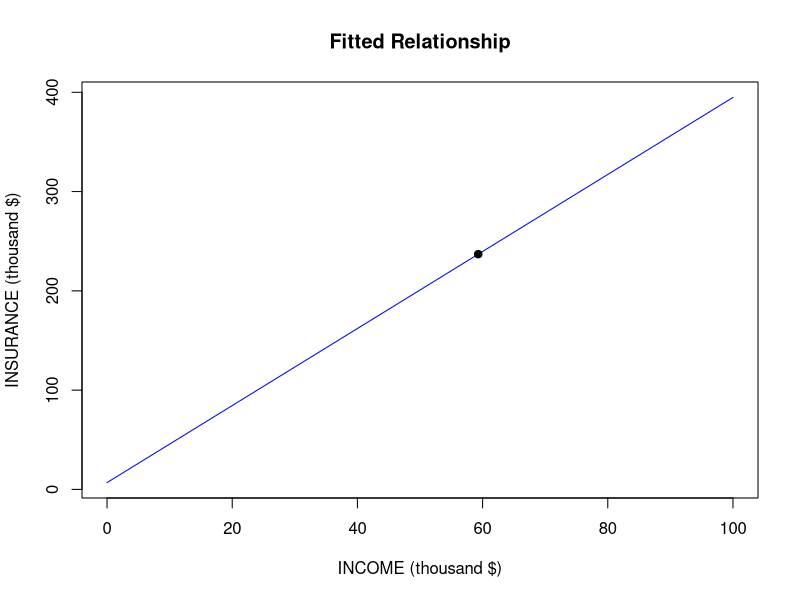

Source code (R):
b0=6.855
b1=3.880
#a
x=seq(0,100,1)
y=b0+b1*x

plot(x,y,
     type="l",
     xlab="INCOME (thousand $)",
     ylab="INSURANCE (thousand $)",
     main="Fitted Relationship",
     col="blue")
points(59.3,236.939,pch=19)

#b
n=20
df=n-2
seb0=7.383
seb1=0.112
t=qt(0.975,df)

lower=b1-t*seb1
upper= b1+t*seb1

lower
upper

#c
cov_b0b1=-0.746
xi=100000/1000
yi=b0+b1*xi
yi

var_yi=seb0^2+xi^2*seb1^2+2*xi*cov_b0b1
se_yi=sqrt(var_yi)
t99=qt(0.995,df)

lower99=yi-t99*se_yi
upper99= yi+t99*se_yi

lower99
upper99
